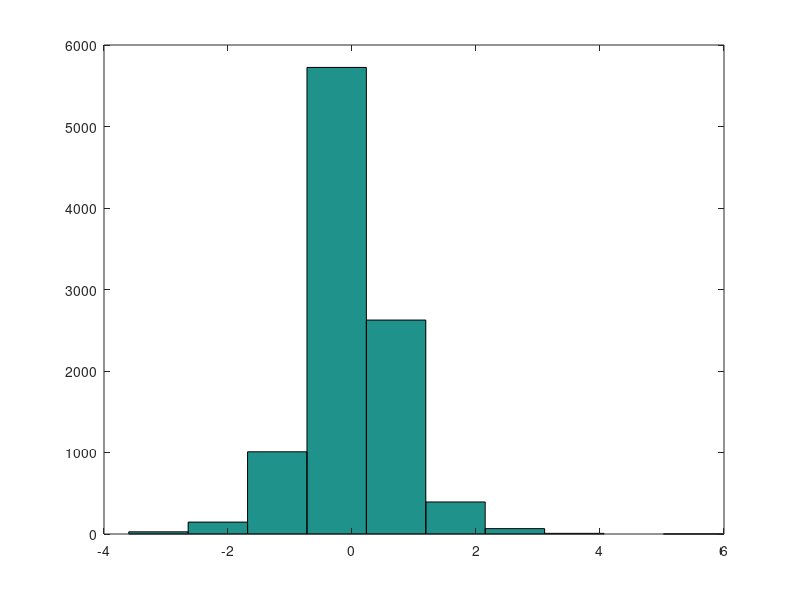

Here is the MATLAB script that generated this plot:
clear all;
close all;

f1 = @(x) 2*sqrt(x);

a = 2;
f2 = @(x) -log(x)/a;

numbers = [];
for i=1:10000
    x = rand();
    sign = rand();
    if sign < 0.5
        numbers(i) = f2(x);
    else
        numbers(i) = -f2(x);
    end
    
    %numbers(i) = f1(x);
    
end

hist(numbers)
median = median(numbers);
mean = mean(numbers);
var = var(numbers);

median
mean
var
        